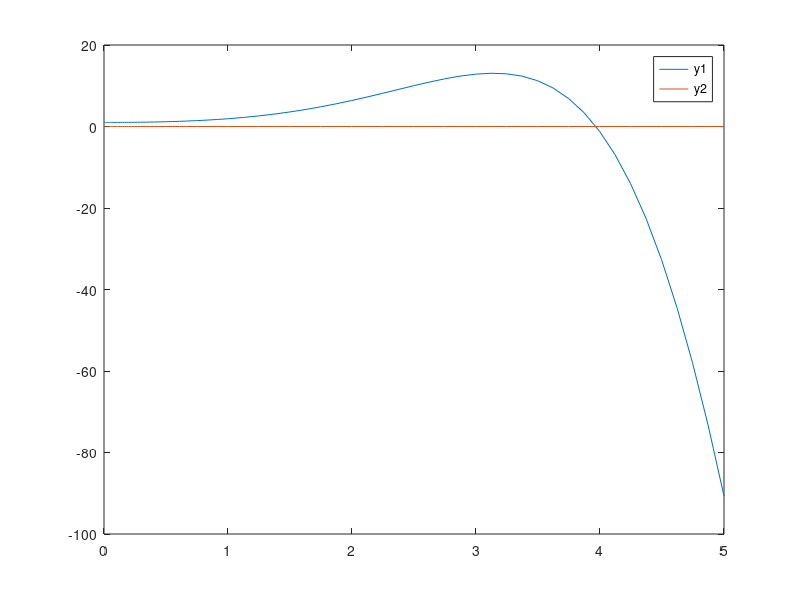

The MATLAB source for this figure:
% y' = t;
a = 0;
b = 5;
y0 = 1;
f = @(t, y) t;
[t1, y1] = ode45(f, [a, b], y0);
plot(t1, y1);

% y' = y;
f2 = @(t, y) y;
[t2, y2] = ode45(f2, [a, b], y0);
plot(t2, y2);

% y1' = y2 * t; 
% y2' = y1 * t;
f3 = @(t, y) [y(2)*t; y(1)*t];
[t3, y3] = ode45(f3, [a, b], [1; 0]);
plot(t3, y3(:,1), t3, y3(:,2)), legend('y1', 'y2');

% y1' = sin(t)*exp(t)-y2
% y2' = y1 * y2
f4 = @(t, y) [sin(t)*exp(t)-y(2); y(1) * y(2)];
[t4, y4] = ode45(f4, [a, b], [1; 0]);
plot(t4, y4(:,1), t4, y4(:,2)), legend('y1','y2');